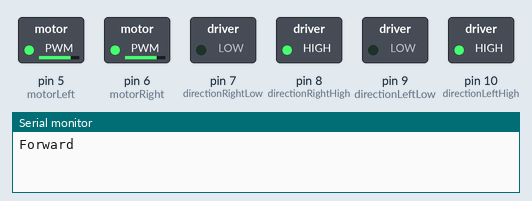
Simulated run of this sketch. Board: Arduino Uno, built with avr-gcc and run on an emulated ATmega328P. Shown: switched loads named in the sketch (green lamp = pin HIGH), the last lines printed to the serial monitor.

Above: at 0.05 s.
At 1.5 s:
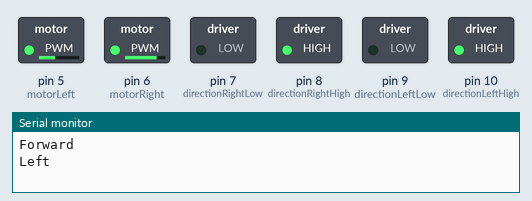
At 3.0 s:
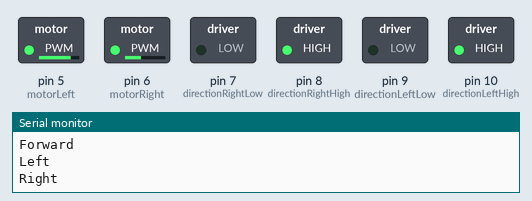
Timing chart, 0 to 3.5 s (numbered marks = the images above):
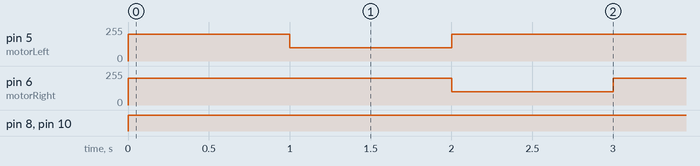

The sketch:

2_MotorFunctions.ino
```cpp
//  Example code to control the robot with functions
//  By Ryan Hughes 2019

// ----------------------------------------------------------------------------------------------------------- //

//  This example covers:
//    > Writing functions
//    > Calling functions

// ----------------------------------------------------------------------------------------------------------- //

//Define I/O pins (input/output)
#define motorRight 6                         //  As with the previous example, definitions are set to clear up
#define motorLeft 5                         //  the main body of the code.

#define directionRightLow   7
#define directionRightHigh  8
#define directionLeftLow    9
#define directionLeftHigh   10

//---------------------------------------------------------------------------
// Function: setup
// ----------------------------
//   Allocates pin modes and begins serial communications
//
//   no parameters passed in
//
//   returns: none
//---------------------------------------------------------------------------
// tiny alteration (just this line) altered again and once more

void setup() {                               // The setup routine beigns (running only once).

  pinMode(motorRight, OUTPUT);
  pinMode(motorLeft, OUTPUT);                // The previously defined pins are then set to OUTPUTs to control the speed.
  pinMode(directionRightHigh, OUTPUT);
  pinMode(directionRightLow, OUTPUT);
  pinMode(directionLeftHigh, OUTPUT);
  pinMode(directionLeftLow, OUTPUT);         // And to control the direction.

  Serial.begin(9600);                        // The Serial communication line is initiated to help check for issues or "debug"


}                                            // End of the setup routine.


//---------------------------------------------------------------------------
// Function: loop
// ----------------------------
//   Moves the robot forwards, then left and then right, with 1 second intervals
//
//   no parameters passed in
//
//   returns: none
//---------------------------------------------------------------------------
void loop() {                                // The loop routine beigns (running over and over, continuously).

  moveForward();                             // Here, we are calling the "moveForward function". This tells the Arduino to
                                             // run a set of code that is written below.

  delay(1000);                               // "delay" is another example of a function, however this is included
                                             // in the Arduino system, so it knows what to do already.

  moveLeft();                                // The brackets in "moveLeft()" are empty because the function does not require
                                             // any inputs, whereas "delay(1000)" needs to know the length of the delay
  delay(1000);
  moveRight();                               // This will run the "moveRight" function, shown below.
  delay(1000);

}                                            // End of the loop routine.


//---------------------------------------------------------------------------
// Function: moveForward
// ----------------------------
//   Moves the robot forward
//
//   no parameters passed in
//
//   returns: none
//---------------------------------------------------------------------------
void moveForward(){                          // This is the start of the "moveForward" function.
                                             // This function is a "void" as it does not return a value to the loop routine.

  Serial.println("Forward");                 // This will tell you that the "moveForward" funtion is being called
                                             // in the serial monitor (Tools > Serial monitor).

  digitalWrite(directionRightHigh, HIGH);
  digitalWrite(directionRightLow, LOW);      // This tells the motors to go forward.
  analogWrite(motorRight, 200);              // This sets the speed.

  digitalWrite(directionLeftHigh, HIGH);
  digitalWrite(directionLeftLow, LOW);
  analogWrite(motorLeft, 200);               // (Q1) Roughly what voltage will this line output, and to what pin number?

}


//---------------------------------------------------------------------------
// Function: moveLeft
// ----------------------------
//   Moves the robot to bear left
//
//   no parameters passed in
//
//   returns: none
//---------------------------------------------------------------------------
void moveLeft(){

  Serial.println("Left");                    // This will tell you that the "moveLeft" funtion is being called.

  digitalWrite(directionRightHigh, HIGH);    // (Q2) What voltage is outputted to both the directionRightHigh and
  digitalWrite(directionRightLow, LOW);      //      directionRightLow pins? What number are these pins?
  analogWrite(motorRight, 200);

  digitalWrite(directionLeftHigh, HIGH);     // Sets the left motor direction.
  digitalWrite(directionLeftLow, LOW);
  analogWrite(motorLeft, 100);                // Sets the left motor speed.

}


//---------------------------------------------------------------------------
// Function: moveRight
// ----------------------------
//   Makes the robot bear right
//
//   no parameters passed in
//
//   returns: none
//---------------------------------------------------------------------------
void moveRight(){

  Serial.println("Right");                   // Prints "Right" to the serial monitor

  digitalWrite(directionRightHigh, HIGH);
  digitalWrite(directionRightLow, LOW);      // (Q3) How would you reverse the motors directions?
  analogWrite(motorRight, 100);               // Sets right motor speed.

  digitalWrite(directionLeftHigh, HIGH);
  digitalWrite(directionLeftLow, LOW);       // Sets left motor direction.
  analogWrite(motorLeft, 200);               // Sets left motor speed.

}

// CHALLENGE: Create your own functions to move the robot in different ways, e.g. Stop, backwards or rotate.
//            When ending a line of code, remember to use a ";".

// ANSWERS:
//  Q1 -> 5v * (100/255) = 1.96V, outputted to pin number 10
//  Q2 -> HIGH = 5V, LOW = 0V, directionRightHigh = pin 5, directionRightLow = pin 4
//  Q3 -> Make directionRightHigh = 0V (LOW) and directionRightLow = 5V (HIGH)
```

Measured:
- by itself, pin 5 (motorLeft): repeats every 3.0 s: 100/255 1.0 s, 200/255 2.0 s
- by itself, pin 6 (motorRight): alternates 200/255 for 2.0 s and 100/255 for 1.0 s
- by itself, pin 8 (directionRightHigh), pin 10 (directionLeftHigh): LOW → HIGH at 0.00 s
